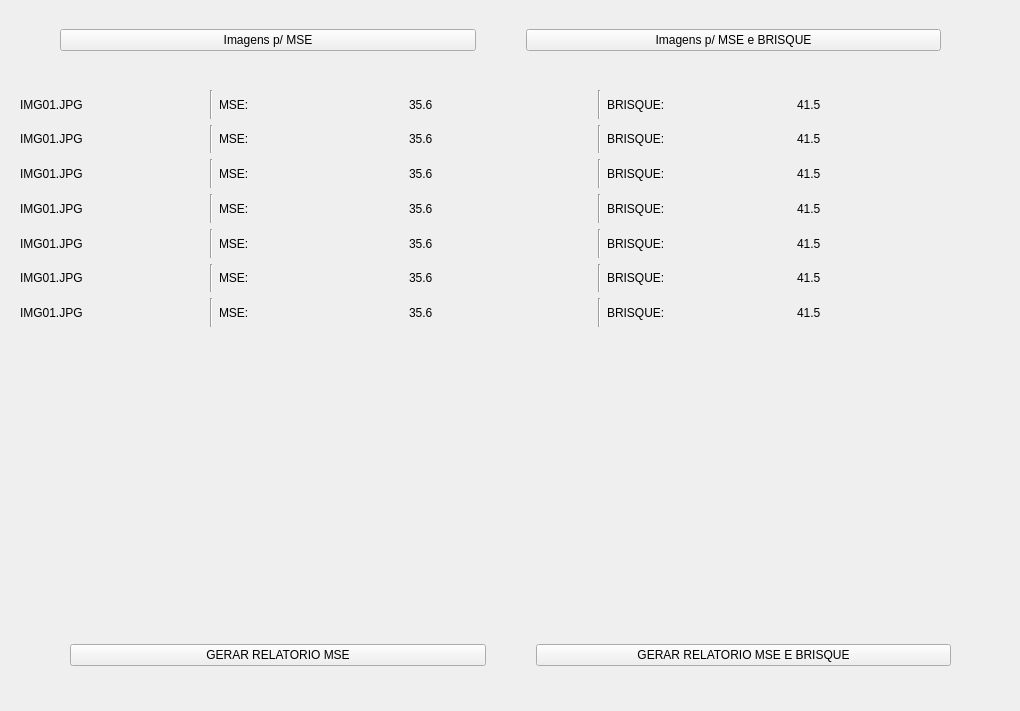
<?xml version="1.0" encoding="UTF-8"?>
<ui version="4.0">
 <class>MainWindow</class>
 <widget class="QMainWindow" name="MainWindow">
  <property name="geometry">
   <rect>
    <x>0</x>
    <y>0</y>
    <width>1020</width>
    <height>711</height>
   </rect>
  </property>
  <property name="windowTitle">
   <string>MainWindow</string>
  </property>
  <property name="layoutDirection">
   <enum>Qt::LeftToRight</enum>
  </property>
  <widget class="QWidget" name="centralwidget">
   <widget class="QWidget" name="verticalLayoutWidget_2">
    <property name="geometry">
     <rect>
      <x>10</x>
      <y>80</y>
      <width>981</width>
      <height>257</height>
     </rect>
    </property>
    <layout class="QVBoxLayout" name="verticalLayout_2">
     <property name="sizeConstraint">
      <enum>QLayout::SetDefaultConstraint</enum>
     </property>
     <property name="leftMargin">
      <number>10</number>
     </property>
     <property name="topMargin">
      <number>10</number>
     </property>
     <property name="rightMargin">
      <number>10</number>
     </property>
     <property name="bottomMargin">
      <number>10</number>
     </property>
     <item>
      <layout class="QHBoxLayout" name="horizontalLayout">
       <item>
        <widget class="QLabel" name="img_0">
         <property name="text">
          <string>IMG01.JPG</string>
         </property>
        </widget>
       </item>
       <item>
        <widget class="Line" name="line">
         <property name="orientation">
          <enum>Qt::Vertical</enum>
         </property>
        </widget>
       </item>
       <item>
        <widget class="QLabel" name="label_mse_0">
         <property name="text">
          <string>MSE: </string>
         </property>
        </widget>
       </item>
       <item>
        <widget class="QLabel" name="MSE_0">
         <property name="text">
          <string>35.6</string>
         </property>
        </widget>
       </item>
       <item>
        <widget class="Line" name="line_2">
         <property name="orientation">
          <enum>Qt::Vertical</enum>
         </property>
        </widget>
       </item>
       <item>
        <widget class="QLabel" name="label_BRISQUE_0">
         <property name="text">
          <string>BRISQUE: </string>
         </property>
        </widget>
       </item>
       <item>
        <widget class="QLabel" name="BRISQUE_0">
         <property name="text">
          <string>41.5</string>
         </property>
        </widget>
       </item>
      </layout>
     </item>
     <item>
      <layout class="QHBoxLayout" name="horizontalLayout_2">
       <item>
        <widget class="QLabel" name="img_1">
         <property name="text">
          <string>IMG01.JPG</string>
         </property>
        </widget>
       </item>
       <item>
        <widget class="Line" name="line_3">
         <property name="orientation">
          <enum>Qt::Vertical</enum>
         </property>
        </widget>
       </item>
       <item>
        <widget class="QLabel" name="label_mse_1">
         <property name="text">
          <string>MSE: </string>
         </property>
        </widget>
       </item>
       <item>
        <widget class="QLabel" name="MSE_1">
         <property name="text">
          <string>35.6</string>
         </property>
        </widget>
       </item>
       <item>
        <widget class="Line" name="line_4">
         <property name="orientation">
          <enum>Qt::Vertical</enum>
         </property>
        </widget>
       </item>
       <item>
        <widget class="QLabel" name="label_BRISQUE_1">
         <property name="text">
          <string>BRISQUE: </string>
         </property>
        </widget>
       </item>
       <item>
        <widget class="QLabel" name="BRISQUE_1">
         <property name="text">
          <string>41.5</string>
         </property>
        </widget>
       </item>
      </layout>
     </item>
     <item>
      <layout class="QHBoxLayout" name="horizontalLayout_3">
       <item>
        <widget class="QLabel" name="img_2">
         <property name="text">
          <string>IMG01.JPG</string>
         </property>
        </widget>
       </item>
       <item>
        <widget class="Line" name="line_5">
         <property name="orientation">
          <enum>Qt::Vertical</enum>
         </property>
        </widget>
       </item>
       <item>
        <widget class="QLabel" name="label_mse_2">
         <property name="text">
          <string>MSE: </string>
         </property>
        </widget>
       </item>
       <item>
        <widget class="QLabel" name="MSE_2">
         <property name="text">
          <string>35.6</string>
         </property>
        </widget>
       </item>
       <item>
        <widget class="Line" name="line_6">
         <property name="orientation">
          <enum>Qt::Vertical</enum>
         </property>
        </widget>
       </item>
       <item>
        <widget class="QLabel" name="label_BRISQUE_2">
         <property name="text">
          <string>BRISQUE: </string>
         </property>
        </widget>
       </item>
       <item>
        <widget class="QLabel" name="BRISQUE_2">
         <property name="text">
          <string>41.5</string>
         </property>
        </widget>
       </item>
      </layout>
     </item>
     <item>
      <layout class="QHBoxLayout" name="horizontalLayout_4">
       <item>
        <widget class="QLabel" name="img_3">
         <property name="text">
          <string>IMG01.JPG</string>
         </property>
        </widget>
       </item>
       <item>
        <widget class="Line" name="line_7">
         <property name="orientation">
          <enum>Qt::Vertical</enum>
         </property>
        </widget>
       </item>
       <item>
        <widget class="QLabel" name="label_mse_3">
         <property name="text">
          <string>MSE: </string>
         </property>
        </widget>
       </item>
       <item>
        <widget class="QLabel" name="MSE_3">
         <property name="text">
          <string>35.6</string>
         </property>
        </widget>
       </item>
       <item>
        <widget class="Line" name="line_8">
         <property name="orientation">
          <enum>Qt::Vertical</enum>
         </property>
        </widget>
       </item>
       <item>
        <widget class="QLabel" name="label_BRISQUE_3">
         <property name="text">
          <string>BRISQUE: </string>
         </property>
        </widget>
       </item>
       <item>
        <widget class="QLabel" name="BRISQUE_3">
         <property name="text">
          <string>41.5</string>
         </property>
        </widget>
       </item>
      </layout>
     </item>
     <item>
      <layout class="QHBoxLayout" name="horizontalLayout_5">
       <item>
        <widget class="QLabel" name="img_4">
         <property name="text">
          <string>IMG01.JPG</string>
         </property>
        </widget>
       </item>
       <item>
        <widget class="Line" name="line_9">
         <property name="orientation">
          <enum>Qt::Vertical</enum>
         </property>
        </widget>
       </item>
       <item>
        <widget class="QLabel" name="label_mse_4">
         <property name="text">
          <string>MSE: </string>
         </property>
        </widget>
       </item>
       <item>
        <widget class="QLabel" name="MSE_4">
         <property name="text">
          <string>35.6</string>
         </property>
        </widget>
       </item>
       <item>
        <widget class="Line" name="line_10">
         <property name="orientation">
          <enum>Qt::Vertical</enum>
         </property>
        </widget>
       </item>
       <item>
        <widget class="QLabel" name="label_BRISQUE_4">
         <property name="text">
          <string>BRISQUE: </string>
         </property>
        </widget>
       </item>
       <item>
        <widget class="QLabel" name="BRISQUE_4">
         <property name="text">
          <string>41.5</string>
         </property>
        </widget>
       </item>
      </layout>
     </item>
     <item>
      <layout class="QHBoxLayout" name="horizontalLayout_6">
       <item>
        <widget class="QLabel" name="img_5">
         <property name="text">
          <string>IMG01.JPG</string>
         </property>
        </widget>
       </item>
       <item>
        <widget class="Line" name="line_11">
         <property name="orientation">
          <enum>Qt::Vertical</enum>
         </property>
        </widget>
       </item>
       <item>
        <widget class="QLabel" name="label_mse_5">
         <property name="text">
          <string>MSE: </string>
         </property>
        </widget>
       </item>
       <item>
        <widget class="QLabel" name="MSE_5">
         <property name="text">
          <string>35.6</string>
         </property>
        </widget>
       </item>
       <item>
        <widget class="Line" name="line_12">
         <property name="orientation">
          <enum>Qt::Vertical</enum>
         </property>
        </widget>
       </item>
       <item>
        <widget class="QLabel" name="label_BRISQUE_5">
         <property name="text">
          <string>BRISQUE: </string>
         </property>
        </widget>
       </item>
       <item>
        <widget class="QLabel" name="BRISQUE_5">
         <property name="text">
          <string>41.5</string>
         </property>
        </widget>
       </item>
      </layout>
     </item>
     <item>
      <layout class="QHBoxLayout" name="horizontalLayout_7">
       <item>
        <widget class="QLabel" name="img_6">
         <property name="text">
          <string>IMG01.JPG</string>
         </property>
        </widget>
       </item>
       <item>
        <widget class="Line" name="line_13">
         <property name="orientation">
          <enum>Qt::Vertical</enum>
         </property>
        </widget>
       </item>
       <item>
        <widget class="QLabel" name="label_mse_6">
         <property name="text">
          <string>MSE: </string>
         </property>
        </widget>
       </item>
       <item>
        <widget class="QLabel" name="MSE_6">
         <property name="text">
          <string>35.6</string>
         </property>
        </widget>
       </item>
       <item>
        <widget class="Line" name="line_14">
         <property name="orientation">
          <enum>Qt::Vertical</enum>
         </property>
        </widget>
       </item>
       <item>
        <widget class="QLabel" name="label_BRISQUE_6">
         <property name="text">
          <string>BRISQUE: </string>
         </property>
        </widget>
       </item>
       <item>
        <widget class="QLabel" name="BRISQUE_6">
         <property name="text">
          <string>41.5</string>
         </property>
        </widget>
       </item>
      </layout>
     </item>
    </layout>
   </widget>
   <widget class="QWidget" name="">
    <property name="geometry">
     <rect>
      <x>20</x>
      <y>620</y>
      <width>981</width>
      <height>71</height>
     </rect>
    </property>
    <layout class="QHBoxLayout" name="FOOTER">
     <property name="spacing">
      <number>50</number>
     </property>
     <property name="leftMargin">
      <number>50</number>
     </property>
     <property name="rightMargin">
      <number>50</number>
     </property>
     <item>
      <widget class="QPushButton" name="RELATORIO_MSE">
       <property name="text">
        <string>GERAR RELATORIO MSE</string>
       </property>
      </widget>
     </item>
     <item>
      <widget class="QPushButton" name="RELATORIO_MSE_BRISQUE">
       <property name="text">
        <string>GERAR RELATORIO MSE E BRISQUE</string>
       </property>
      </widget>
     </item>
    </layout>
   </widget>
   <widget class="QWidget" name="">
    <property name="geometry">
     <rect>
      <x>10</x>
      <y>10</y>
      <width>981</width>
      <height>61</height>
     </rect>
    </property>
    <layout class="QHBoxLayout" name="topper">
     <property name="spacing">
      <number>50</number>
     </property>
     <property name="leftMargin">
      <number>50</number>
     </property>
     <property name="rightMargin">
      <number>50</number>
     </property>
     <item>
      <widget class="QPushButton" name="mse">
       <property name="text">
        <string>Imagens p/ MSE</string>
       </property>
      </widget>
     </item>
     <item>
      <widget class="QPushButton" name="mseBrisque">
       <property name="text">
        <string>Imagens p/ MSE e BRISQUE</string>
       </property>
      </widget>
     </item>
    </layout>
   </widget>
  </widget>
 </widget>
 <resources/>
 <connections/>
</ui>
